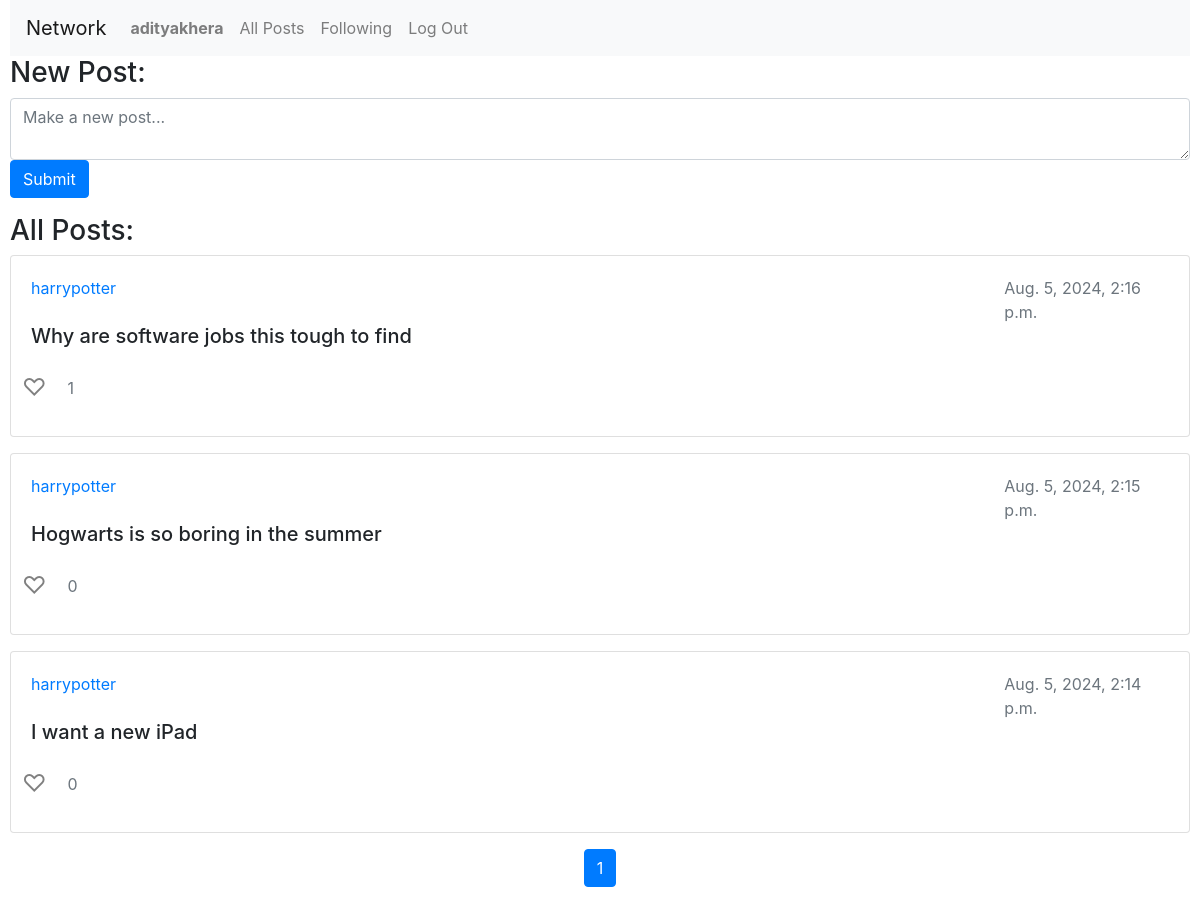
Page /following (signed in) on the committed database.
### network/models.py (models this page shows, shortened)
class User(AbstractUser):
    pass

class Post(models.Model):
    user = models.ForeignKey(User, on_delete=models.CASCADE, related_name = 'posts_made')
    content = models.CharField(max_length=280)
    timestamp = models.DateTimeField(auto_now_add=True)

### network/views.py (the view)
# urls.py: path('following', views.followingpage, name='followingpage'),
def followingpage(request):
    newPostForm = NewPostForm()
    user = User.objects.get(pk=request.user.id)
    peopleFollowed = Follower.objects.filter(user=user).values_list('followers', flat=True)
    posts_list = Post.objects.filter(user__in=peopleFollowed).order_by('-timestamp')
    paginator = Paginator(posts_list, 10)  # 10 posts per page
    page_number = request.GET.get('page')
    posts = paginator.get_page(page_number)
    return render(request, "network/following.html", {
        'posts' : posts,
        'newPostForm' : newPostForm
    })

### network/views.py
class NewPostForm(forms.Form):
    new_post_text = forms.CharField(widget=forms.Textarea(attrs={
        'placeholder' : 'Make a new post...',
        'required' : 'True',
        'class' : 'form-control',
        'maxlength': '500',
        'rows': 2,
        'cols': 40
    }), label="")

### network/templates/network/following.html (shortened to what this page needs)
{% extends "network/layout.html" %}
{% block body %}
    <form action="{% url 'index' %}" method="post" class="mb-3">
        <h3>New Post:</h3>
        {{ newPostForm }}
        <input type="submit" class="btn btn-primary">
    </form>
    <h3>All Posts:</h3>
    {% if posts %}
        <div class="row">
            <div class="col-12">
                {% for post in posts %}
                <div class="card mb-3">
                    <div class="card-body">
                        <div class="row">
                            {% if post.user.username == user.username %}
                                <a href="{% url 'profile' username=post.user.username %}" class="col-8">{{post.user.username}}</a>
                                <button class="edit-button btn btn-primary col-2" data-post-id="{{ post.id }}">Edit</button>
                            {% else %}
                                <a href="{% url 'profile' username=post.user.username %}" class="col-10">{{post.user.username}}</a>
                            {% endif %}
                            <div class="text-muted col-2">{{post.timestamp}}</div>
                        </div>
                        <h5 class="card-title">{{post.content}}</h5>
                        <div class="row">
                            <button class="like-button {% if user in post.likes.all %}liked{% else %}unliked{% endif %}" data-post-id="{{post.id}}">
                                {% if user in post.likes.all %}
                                &#x2764;
                                {% else %}
                                &#x2661;
                                {% endif %}
                            </button>
                            <p class="text-muted col-2 mt-3" id="like-count-{{post.id}}">{{post.likes.count}}</p>
                        </div>
                    </div>
                </div>
                {% endfor %}
            </div>
        </div>
        <nav aria-label="Page navigation">
            <ul class="pagination justify-content-center">
                {% for i in posts.paginator.page_range %}
                    {% if posts.number == i %}
                        <li class="page-item active"><a class="page-link" href="#">{{ i }}</a></li>
                    {% else %}
                        <li class="page-item"><a class="page-link" href="?page={{ i }}">{{ i }}</a></li>
                    {% endif %}
                {% endfor %}
            </ul>
        </nav>
    {% else %}
        <h4>No Posts Yet</h4>
    {% endif %}
{% endblock %}

### network/templates/network/layout.html (shortened to what this page needs)
{% load static %}
<!DOCTYPE html>
<html lang="en">
    <head>
        <link rel="stylesheet" href="https://stackpath.bootstrapcdn.com/bootstrap/4.4.1/css/bootstrap.min.css">
        <link href="{% static 'network/styles.css' %}" rel="stylesheet">
    </head>
    <body>
        <nav class="navbar navbar-expand-lg navbar-light bg-light">
            <a class="navbar-brand" href="#">Network</a>
            <div>
              <ul class="navbar-nav mr-auto">
                {% if user.is_authenticated %}
                    <li class="nav-item">
                        <a class="nav-link" href="{% url 'profile' username=user.username %}"><strong>{{ user.username }}</strong></a>
                    </li>
                {% endif %}
                <li class="nav-item">
                  <a class="nav-link" href="{% url 'index' %}">All Posts</a>
                </li>
                {% if user.is_authenticated %}
                    <li class="nav-item">
                        <a class="nav-link" href="{% url 'followingpage' %}">Following</a>
                    </li>
                    <li class="nav-item">
                        <a class="nav-link" href="{% url 'logout' %}">Log Out</a>
                    </li>
                {% endif %}
              </ul>
            </div>
          </nav>
        <div class="body">
            {% block body %}
            {% endblock %}
        </div>
    </body>
</html>

### network/templates/network/layout.html (style rules this page uses)
.like-button { background: none; border: none; cursor: pointer; outline: none; font-size: 24px; }
.like-button.unliked { color: grey; }
body { margin-left: 10px; margin-right: 10px; }

### rows in the picture
User: username "adityakhera"
Post: user.username "harrypotter", timestamp "Aug. 5, 2024, 2:16 p.m.", content "Why are software jobs this tough to find", likes.count "1"
Post: user.username "harrypotter", timestamp "Aug. 5, 2024, 2:15 p.m.", content "Hogwarts is so boring in the summer", likes.count "0"
Post: user.username "harrypotter", timestamp "Aug. 5, 2024, 2:14 p.m.", content "I want a new iPad", likes.count "0"

### other values in the picture
{{ i }} "1"
